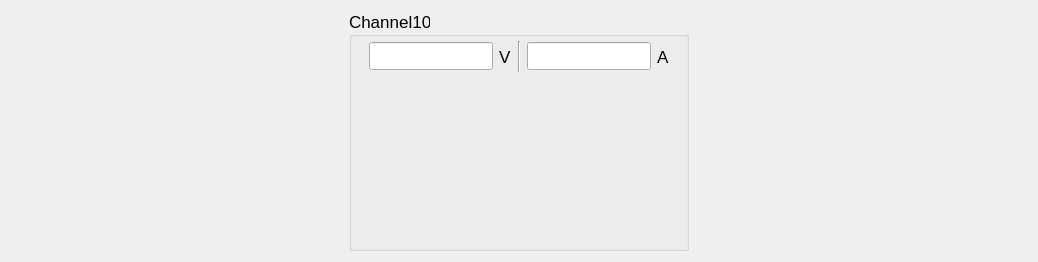
        <widget class="QWidget" name="tab_2">
         <attribute name="title">
          <string>通道10</string>
         </attribute>
         <layout class="QHBoxLayout" name="horizontalLayout_2">
          <item>
           <spacer name="horizontalSpacer_10">
            <property name="orientation">
             <enum>Qt::Orientation::Horizontal</enum>
            </property>
            <property name="sizeHint" stdset="0">
             <size>
              <width>338</width>
              <height>20</height>
             </size>
            </property>
           </spacer>
          </item>
          <item>
           <widget class="QGroupBox" name="groupBox_15">
            <property name="sizePolicy">
             <sizepolicy hsizetype="Fixed" vsizetype="Fixed">
              <horstretch>0</horstretch>
              <verstretch>0</verstretch>
             </sizepolicy>
            </property>
            <property name="minimumSize">
             <size>
              <width>340</width>
              <height>240</height>
             </size>
            </property>
            <property name="font">
             <font>
              <pointsize>13</pointsize>
             </font>
            </property>
            <property name="title">
             <string>Channel10</string>
            </property>
            <widget class="QChartView" name="graphicsView_28" native="true">
             <property name="geometry">
              <rect>
               <x>10</x>
               <y>70</y>
               <width>321</width>
               <height>161</height>
              </rect>
             </property>
             <property name="minimumSize">
              <size>
               <width>320</width>
               <height>160</height>
              </size>
             </property>
            </widget>
            <widget class="QWidget" name="horizontalLayoutWidget_13">
             <property name="geometry">
              <rect>
               <x>20</x>
               <y>30</y>
               <width>301</width>
               <height>31</height>
              </rect>
             </property>
             <layout class="QHBoxLayout" name="horizontalLayout_17">
              <item>
               <widget class="QLineEdit" name="lineEdit_27">
                <property name="readOnly">
                 <bool>true</bool>
                </property>
               </widget>
              </item>
              <item>
               <widget class="QLabel" name="label_70">
                <property name="text">
                 <string>V</string>
                </property>
               </widget>
              </item>
              <item>
               <widget class="Line" name="line_16">
                <property name="orientation">
                 <enum>Qt::Orientation::Vertical</enum>
                </property>
               </widget>
              </item>
              <item>
               <widget class="QLineEdit" name="lineEdit_28"/>
              </item>
              <item>
               <widget class="QLabel" name="label_71">
                <property name="text">
                 <string>A</string>
                </property>
               </widget>
              </item>
             </layout>
            </widget>
           </widget>
          </item>
          <item>
           <spacer name="horizontalSpacer_11">
            <property name="orientation">
             <enum>Qt::Orientation::Horizontal</enum>
            </property>
            <property name="sizeHint" stdset="0">
             <size>
              <width>338</width>
              <height>20</height>
             </size>
            </property>
           </spacer>
          </item>
         </layout>
        </widget>
